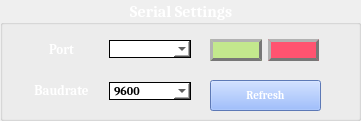
    <widget class="QGroupBox" name="__deviceSettingsGroupBox">
     <property name="geometry">
      <rect>
       <x>30</x>
       <y>870</y>
       <width>361</width>
       <height>121</height>
      </rect>
     </property>
     <property name="font">
      <font>
       <family>Cambria</family>
       <pointsize>12</pointsize>
       <weight>75</weight>
       <bold>true</bold>
      </font>
     </property>
     <property name="styleSheet">
      <string notr="true">QGroupBox::title{
color: #ffffff;
}</string>
     </property>
     <property name="title">
      <string>Serial Settings</string>
     </property>
     <property name="alignment">
      <set>Qt::AlignHCenter|Qt::AlignTop</set>
     </property>
     <widget class="QPushButton" name="refreshButton">
      <property name="geometry">
       <rect>
        <x>210</x>
        <y>80</y>
        <width>111</width>
        <height>31</height>
       </rect>
      </property>
      <property name="font">
       <font>
        <family>Cambria</family>
        <pointsize>8</pointsize>
        <weight>75</weight>
        <bold>true</bold>
       </font>
      </property>
      <property name="styleSheet">
       <string notr="true">QPushButton{
color: #ffffff;
background:#82aaff;
}
QPushButton::pressed{
background: #ff5370;

}</string>
      </property>
      <property name="text">
       <string>Refresh</string>
      </property>
      <property name="checkable">
       <bool>false</bool>
      </property>
      <property name="checked">
       <bool>false</bool>
      </property>
     </widget>
     <widget class="QWidget" name="horizontalLayoutWidget">
      <property name="geometry">
       <rect>
        <x>210</x>
        <y>30</y>
        <width>109</width>
        <height>41</height>
       </rect>
      </property>
      <layout class="QHBoxLayout" name="horizontalLayout">
       <item>
        <widget class="QPushButton" name="serialConnectButton">
         <property name="font">
          <font>
           <family>Cambria</family>
           <pointsize>10</pointsize>
           <weight>75</weight>
           <bold>true</bold>
          </font>
         </property>
         <property name="styleSheet">
          <string notr="true">QPushButton{
color: #ffffff;
background:#c3e88d;
border-radius: 15px;
border: 3px outset #777777;
}
QPushButton::pressed{
border: 3px inset #333333;
}</string>
         </property>
         <property name="iconSize">
          <size>
           <width>15</width>
           <height>15</height>
          </size>
         </property>
         <property name="checkable">
          <bool>false</bool>
         </property>
         <property name="checked">
          <bool>false</bool>
         </property>
        </widget>
       </item>
       <item>
        <widget class="QPushButton" name="serialDisconnectButton">
         <property name="font">
          <font>
           <family>Cambria</family>
           <pointsize>10</pointsize>
           <weight>75</weight>
           <bold>true</bold>
          </font>
         </property>
         <property name="styleSheet">
          <string notr="true">QPushButton{
color: #ffffff;
background: #ff5370;
border-radius: 15px;
border: 3px outset #777777;
}
QPushButton::pressed{
border: 3px inset #333333;
}</string>
         </property>
         <property name="iconSize">
          <size>
           <width>15</width>
           <height>15</height>
          </size>
         </property>
         <property name="checkable">
          <bool>false</bool>
         </property>
        </widget>
       </item>
      </layout>
     </widget>
     <widget class="QWidget" name="horizontalLayoutWidget_2">
      <property name="geometry">
       <rect>
        <x>20</x>
        <y>80</y>
        <width>171</width>
        <height>22</height>
       </rect>
      </property>
      <layout class="QHBoxLayout" name="horizontalLayout_5">
       <item>
        <widget class="QLabel" name="__baudrateLabel">
         <property name="font">
          <font>
           <family>Cambria</family>
           <pointsize>10</pointsize>
           <weight>75</weight>
           <bold>true</bold>
          </font>
         </property>
         <property name="styleSheet">
          <string notr="true">QLabel{
color: #ffffff;
}</string>
         </property>
         <property name="text">
          <string>Baudrate</string>
         </property>
         <property name="alignment">
          <set>Qt::AlignCenter</set>
         </property>
        </widget>
       </item>
       <item>
        <widget class="QComboBox" name="baudrateComboBox">
         <property name="font">
          <font>
           <family>Cambria</family>
           <weight>75</weight>
           <bold>true</bold>
          </font>
         </property>
         <property name="styleSheet">
          <string notr="true">QComboBox{
background: #ffffff;
border: 1px solid #000000;
}</string>
         </property>
         <item>
          <property name="text">
           <string>9600</string>
          </property>
         </item>
         <item>
          <property name="text">
           <string>11500</string>
          </property>
         </item>
        </widget>
       </item>
      </layout>
     </widget>
     <widget class="QWidget" name="horizontalLayoutWidget_7">
      <property name="geometry">
       <rect>
        <x>20</x>
        <y>29</y>
        <width>171</width>
        <height>41</height>
       </rect>
      </property>
      <layout class="QHBoxLayout" name="horizontalLayout_12">
       <item>
        <widget class="QLabel" name="__serialLabel">
         <property name="font">
          <font>
           <family>Cambria</family>
           <pointsize>10</pointsize>
           <weight>75</weight>
           <bold>true</bold>
          </font>
         </property>
         <property name="styleSheet">
          <string notr="true">QLabel{
color: #ffffff;
}</string>
         </property>
         <property name="text">
          <string>Port</string>
         </property>
         <property name="alignment">
          <set>Qt::AlignCenter</set>
         </property>
        </widget>
       </item>
       <item>
        <widget class="QComboBox" name="serialComboBox">
         <property name="font">
          <font>
           <family>Cambria</family>
           <weight>75</weight>
           <bold>true</bold>
          </font>
         </property>
         <property name="styleSheet">
          <string notr="true">QComboBox{
background: #ffffff;
border: 1px solid #000000;
}</string>
         </property>
        </widget>
       </item>
      </layout>
     </widget>
    </widget>
